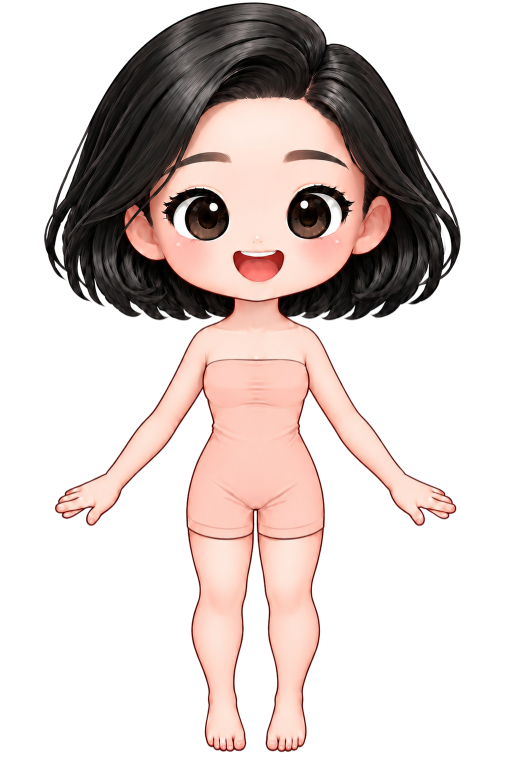
#> input picture assets-src/base/body.png, 1024 x 1536 px, found by its file name (shown at 1/2 size)
$ python autofit_clothes.py
#> lines starting #> are read from the running program, lines starting #| are printed output that depends on the picture; after the words box and inside, x2 and y2 are one past the last pixel; in counts of white or black regions, pixels touching at a corner belong together
"""옷을 아바타 몸에 자동으로 맞춘다 (속옷이 옷 옆으로 비치는 것을 줄이는 보정값 계산).

1) 아바타 원본에서 속옷(민소매+반바지)을 찾는다: 속옷 외곽선(진한 붉은 선)으로 둘러싸인 영역을 채워서 분리.
2) 옷마다 "속옷이 옷의 가로 범위 바깥(옆)으로 삐져나온 픽셀 수"를 재고,
   가로·세로 배율(sx, sy)과 이동(dx, dy)을 조금씩 바꿔 가며 그 수를 줄이는 값을 찾는다.
   (옷 영역의 중심을 기준으로 확대/이동. 값이 크게 변하지 않도록 규제항을 둔다.)
3) 개선이 충분히 큰 옷만(DELTA 이상) scripts/fit.json 에 기록한다. 나머지는 원본 그대로 둔다.

scripts/build-assets.ts 가 fit.json 을 읽어 옷 이미지에 같은 변환을 적용한다.

사용: python tools-py/autofit_clothes.py            (저장소 루트에서)
의존성: pip install numpy scipy opencv-python-headless pillow
"""
import json
import os
import sys

import cv2
import numpy as np
from PIL import Image
from scipy import ndimage as ndi

W, H = 1024, 1536
K = 3  # 탐색은 1/3 해상도로
DELTA = 300  # 이만큼(픽셀 수) 이상 줄어드는 옷만 보정한다
AVATAR = 'assets-src/base/body.png'  # 1024x1536, 옷과 같은 캔버스
CLOTHES = 'assets-src/clothes'
OUT = 'scripts/fit.json'
SEED_REL = (0.51, 0.55)  # 속옷 몸통 안쪽 점 (아바타 폭, 높이 비율) — 가슴~허리 사이


def suit_mask():
    """아바타(1024x1536 body.png)에서 속옷 영역(외곽선 포함)을 같은 크기 불리언 마스크로."""
    a = np.array(Image.open(AVATAR).convert('RGBA'))
#> a is the input picture: shape (1536, 1024, 4); mean R, G, B, A 64.1, 52.6, 49.3, 99.7
    h, w = a.shape[:2]
#> h = 1536; w = 1024
    rgb = a[:, :, :3].astype(int)
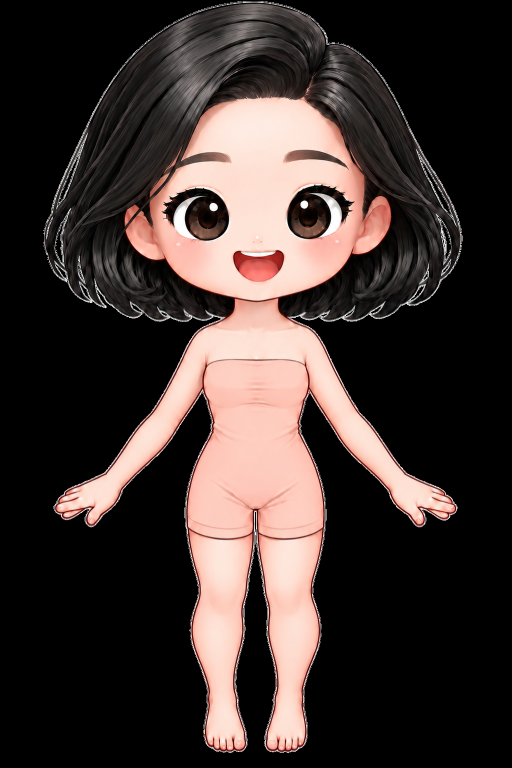
#> rgb: shape (1536, 1024, 3) int64 (shown at 1/2 size); mean R, G, B 64.1, 52.6, 49.3
    al = a[:, :, 3] > 128
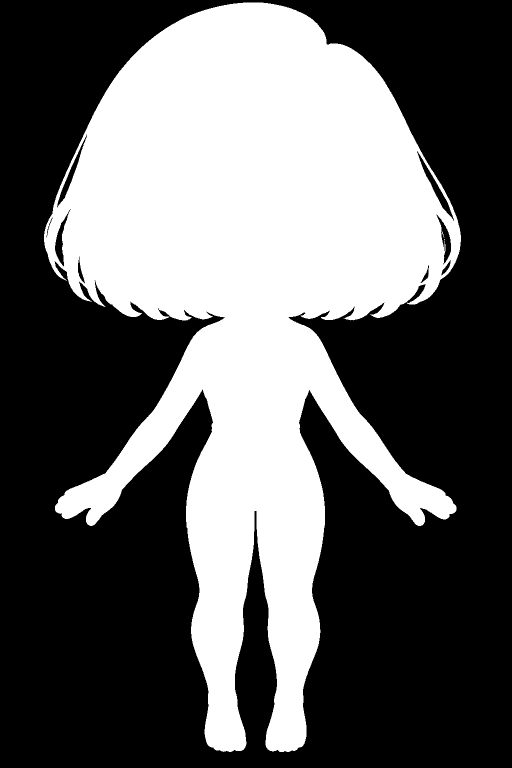
#> al: shape (1536, 1024) bool (shown at 1/2 size); 39.1% white; 3 white regions (2 under 20 px), largest, box (x1, y1, x2, y2) and area: (88, 5, 922, 1504) 614735
    R, G, B = rgb[:, :, 0], rgb[:, :, 1], rgb[:, :, 2]
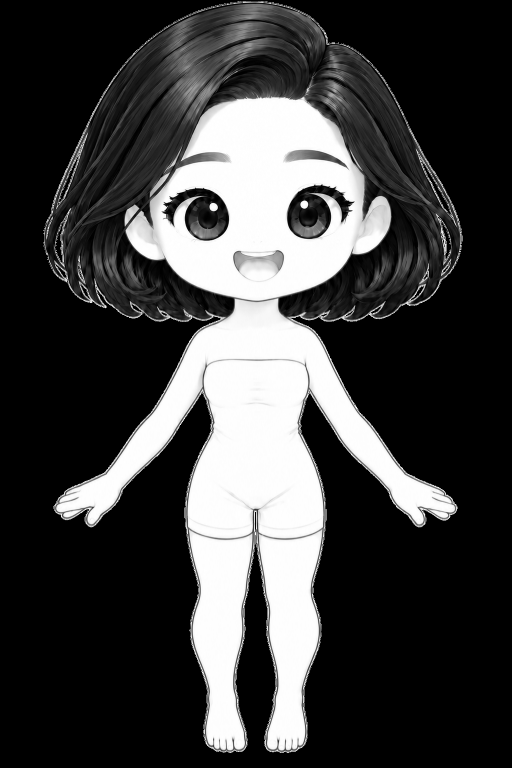
#> R: shape (1536, 1024) int64 (shown at 1/2 size); min 0, max 255, mean 64.1
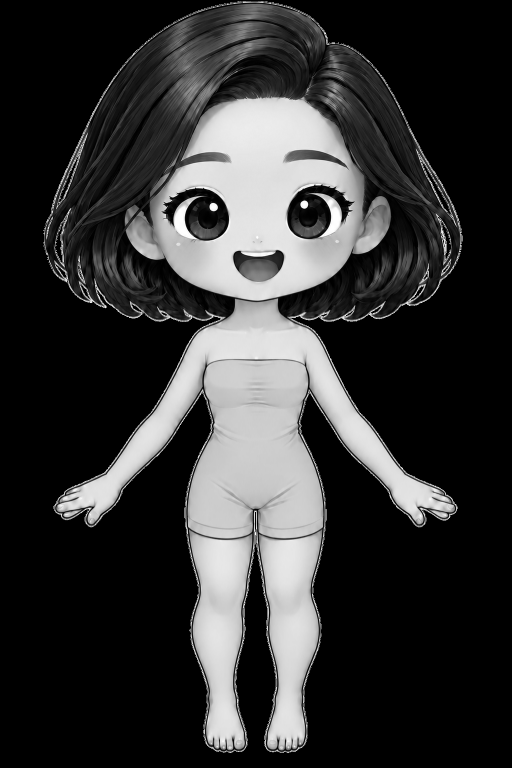
#> G: shape (1536, 1024) int64 (shown at 1/2 size); min 0, max 255, mean 52.6
    lum = rgb @ np.array([0.299, 0.587, 0.114])
    outline = al & (R - G > 45) & (lum < 175)  # 진한 붉은 외곽선
#> outline: shape (1536, 1024) bool; 2.6% white; 103 white regions (83 under 20 px), largest, box (x1, y1, x2, y2) and area: (111, 236, 912, 1504) 31522, (466, 500, 568, 564) 4510, (365, 202, 470, 319) 1471
    hair = al & (lum < 95) & ((R - B) < 35)
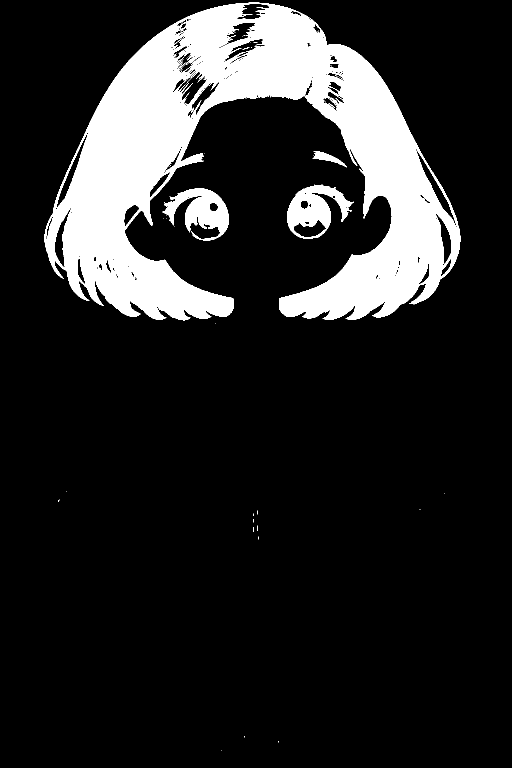
#> hair: shape (1536, 1024) bool (shown at 1/2 size); 15.1% white; 53 white regions (48 under 20 px), largest, box (x1, y1, x2, y2) and area: (89, 5, 921, 641) 223648, (575, 369, 708, 478) 6832, (325, 376, 458, 481) 6792, (625, 302, 694, 335) 710, (657, 206, 670, 216) 21
    free = al & ~hair & ~cv2.dilate(outline.astype(np.uint8), np.ones((3, 3), np.uint8)).astype(bool)
#> free: shape (1536, 1024) bool; 20.4% white; 814 white regions (727 under 20 px), largest, box (x1, y1, x2, y2) and area: (314, 188, 719, 600) 101996, (377, 721, 645, 1076) 73608, (116, 600, 906, 1047) 60290
    lab, _ = ndi.label(free)
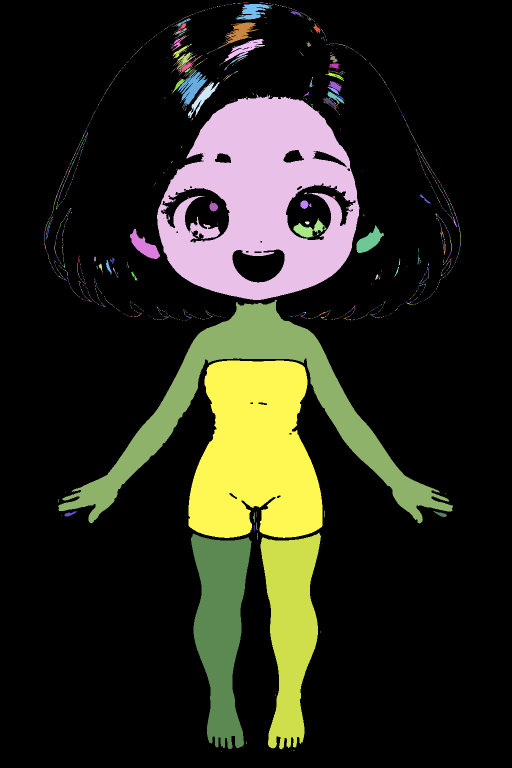
#> lab: shape (1536, 1024) int32 (shown at 1/2 size); 2206 distinct labels, from 0 to 2205; one colour per label, 0 black
    sy, sx = int(SEED_REL[1] * h), int(SEED_REL[0] * w)
#> sy = 844; sx = 522
    # 시드 주변에서 가장 큰 영역을 속옷으로 본다
    ids, counts = np.unique(lab[sy - 40:sy + 40, sx - 40:sx + 40], return_counts=True)
#> ids = [0, 2176]; counts = [73, 6327]
    ids = [(c, i) for i, c in zip(ids, counts) if i != 0]
#> ids = [(6327, 2176)]
    if not ids:
        sys.exit('속옷 영역을 찾지 못했습니다 (SEED_REL 확인)')
    suit = lab == max(ids)[1]
#> suit: shape (1536, 1024) bool; 4.7% white; 1 white region, box (x1, y1, x2, y2) and area: (377, 721, 645, 1076) 73608
    suit = cv2.dilate(suit.astype(np.uint8), np.ones((9, 9), np.uint8)) > 0  # 외곽선 포함
#> suit: shape (1536, 1024) bool; 5.1% white; 1 white region, box (x1, y1, x2, y2) and area: (373, 717, 649, 1080) 80335
    suit &= al
#> suit: shape (1536, 1024) bool; 5.1% white; 1 white region, box (x1, y1, x2, y2) and area: (373, 717, 649, 1080) 80225
    assert suit.shape == (H, W), suit.shape
    return suit


def main():
    S = suit_mask()
    Ss = cv2.resize(S.astype(np.uint8), (W // K, H // K), interpolation=cv2.INTER_NEAREST) > 0
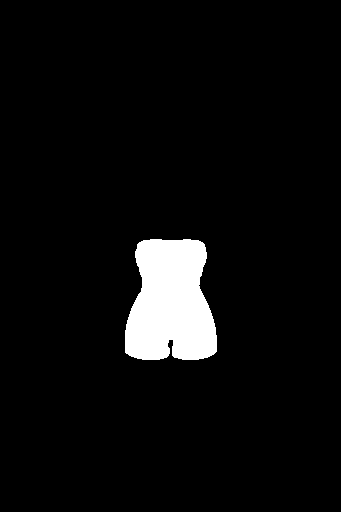
#> Ss: shape (512, 341) bool; 5.1% white; 1 white region, box (x1, y1, x2, y2) and area: (125, 239, 217, 360) 8920
    hs, ws = Ss.shape
#> hs = 512; ws = 341
    X = np.arange(ws)[None, :]

    def exposure(G):
        rows = G.any(1)
        if not rows.any():
            return 0
        left = np.where(rows, G.argmax(1), ws)
        right = np.where(rows, ws - 1 - G[:, ::-1].argmax(1), -1)
        return int((Ss & rows[:, None] & ((X < left[:, None] - 1) | (X > right[:, None] + 1))).sum())

    def affine(sx, sy, dx, dy, cx, cy):
        return np.array([[sx, 0, cx - sx * cx + dx], [0, sy, cy - sy * cy + dy]], np.float32)

    def fit(G0, cx, cy, cat):
        G0s = cv2.resize(G0.astype(np.uint8), (ws, hs), interpolation=cv2.INTER_NEAREST)
        cxs, cys = cx / K, cy / K

        def J(p):
            sx, sy, dx, dy = p
            M = affine(sx, sy, dx / K, dy / K, cxs, cys)
            G = cv2.warpAffine(G0s, M, (ws, hs), flags=cv2.INTER_NEAREST) > 0
            return exposure(G) * K * K + 60000 * ((sx - 1) ** 2 + (sy - 1) ** 2) + 25 * np.hypot(dx, dy)

        steps = [np.arange(0.97, 1.261, 0.01), np.arange(0.96, 1.061, 0.01), np.arange(-18, 19, 3.0), np.arange(-24, 25, 4.0)]
        if cat in ('top', 'outer', 'dress'):
            steps[0] = np.arange(0.96, 1.16, 0.01)
        p = np.array([1, 1, 0, 0], float)
        best = J(p)
        j0 = best
        for _ in range(3):
            for i in range(4):
                for v in steps[i]:
                    q = p.copy()
                    q[i] = v
                    j = J(q)
                    if j < best - 1e-6:
                        best, p = j, q
        return p, j0, best

#> (the run stopped early here; a loop or call above may not have finished)
